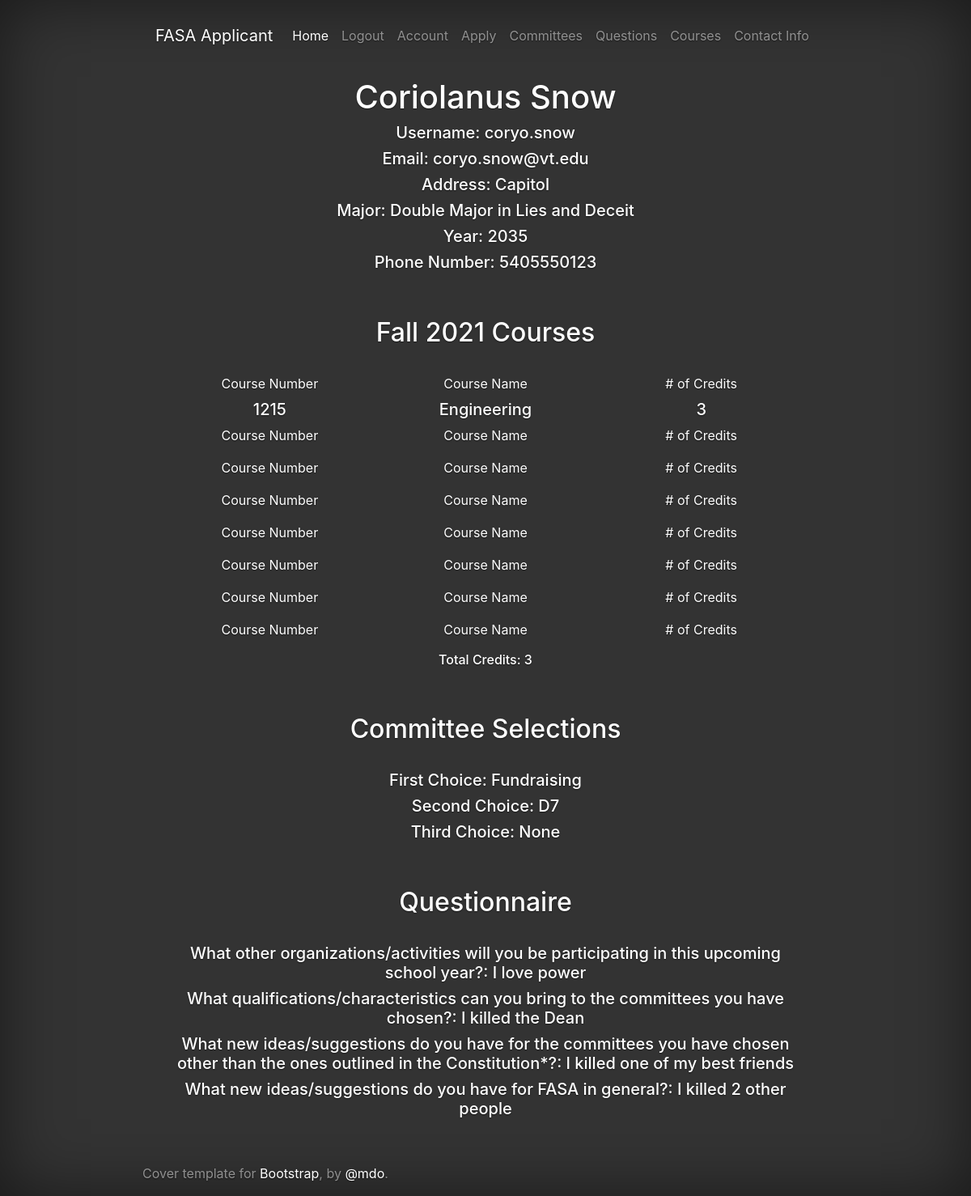
Screenshot of /account (signed in) with the database file from the repository.
### run.py (models this page shows, shortened)
class MainData(main_db.Model):
    id = main_db.Column(main_db.Integer, primary_key = True)
    first_name = main_db.Column(main_db.String(30), unique = False, nullable = False)
    last_name = main_db.Column(main_db.String(30), unique = False, nullable = False)
    username = main_db.Column(main_db.String(30), unique = False, nullable = False)
    email = main_db.Column(main_db.String(120), unique = True, nullable = False)
    address = main_db.Column(main_db.String(200), unique = False, nullable = False)
    major = main_db.Column(main_db.String(100), unique = False, nullable = False)
    year = main_db.Column(main_db.String(30), unique = False, nullable = False)
    phone_number = main_db.Column(db.String(20), unique = False, nullable = False)

class CoursesData(courses_db.Model):
    id = courses_db.Column(courses_db.Integer, primary_key = True)
    email = courses_db.Column(courses_db.String(100), nullable = False, unique = True)
    course_1_number = courses_db.Column(courses_db.String(100), nullable = True, unique = False)
    course_1_name = courses_db.Column(courses_db.String(100), nullable = True, unique = False)
    course_1_credits = courses_db.Column(courses_db.String(100), nullable = True, unique = False)
    course_2_number = courses_db.Column(courses_db.String(100), nullable=True, unique=False)
    course_2_name = courses_db.Column(courses_db.String(100), nullable=True, unique=False)
    course_2_credits = courses_db.Column(courses_db.String(100), nullable=True, unique=False)
    course_3_number = courses_db.Column(courses_db.String(100), nullable=True, unique=False)
    course_3_name = courses_db.Column(courses_db.String(100), nullable=True, unique=False)
    course_3_credits = courses_db.Column(courses_db.String(100), nullable=True, unique=False)
    course_4_number = courses_db.Column(courses_db.String(100), nullable=True, unique=False)
    course_4_name = courses_db.Column(courses_db.String(100), nullable=True, unique=False)
    course_4_credits = courses_db.Column(courses_db.String(100), nullable=True, unique=False)
    course_5_number = courses_db.Column(courses_db.String(100), nullable=True, unique=False)
    course_5_name = courses_db.Column(courses_db.String(100), nullable=True, unique=False)
    course_5_credits = courses_db.Column(courses_db.String(100), nullable=True, unique=False)
    course_6_number = courses_db.Column(courses_db.String(100), nullable=True, unique=False)
    course_6_name = courses_db.Column(courses_db.String(100), nullable=True, unique=False)
    course_6_credits = courses_db.Column(courses_db.String(100), nullable=True, unique=False)
    course_7_number = courses_db.Column(courses_db.String(100), nullable=True, unique=False)
    course_7_name = courses_db.Column(courses_db.String(100), nullable=True, unique=False)
    course_7_credits = courses_db.Column(courses_db.String(100), nullable=True, unique=False)
    course_8_number = courses_db.Column(courses_db.String(100), nullable=True, unique=False)
    course_8_name = courses_db.Column(courses_db.String(100), nullable=True, unique=False)
    course_8_credits = courses_db.Column(courses_db.String(100), nullable=True, unique=False)

class CommitteeData(committee_db.Model):
    id = committee_db.Column(committee_db.Integer, primary_key = True)
    email = committee_db.Column(committee_db.String(100), nullable = False, unique = True)
    first_choice = committee_db.Column(committee_db.String(100))
    second_choice = committee_db.Column(committee_db.String(100))
    third_choice = committee_db.Column(committee_db.String(100))

class QuestionsData(questions_db.Model):
    id = questions_db.Column(questions_db.Integer, primary_key = True)
    email = questions_db.Column(questions_db.String(100), nullable = False, unique = True)
    question_1 = questions_db.Column(questions_db.String(1000), nullable = True, unique = False)
    question_2 = questions_db.Column(questions_db.String(1000), nullable = True, unique = False)
    question_3 = questions_db.Column(questions_db.String(1000), nullable = True, unique = False)
    question_4 = questions_db.Column(questions_db.String(1000), nullable = True, unique = False)

### run.py (the view)
@app.route("/account")
@login_required
def account():
    main_user = MainData.query.filter_by(email = current_user.email).first()
    questions_user = QuestionsData.query.filter_by(email = current_user.email).first()
    courses_user = CoursesData.query.filter_by(email = current_user.email).first()
    committees_user = CommitteeData.query.filter_by(email = current_user.email).first()
    credits = 0
    if ((courses_user is not None) and str(courses_user.course_1_credits) is not str("")):
        credits = credits + int(courses_user.course_1_credits)
    if ((courses_user is not None) and str(courses_user.course_2_credits) is not str("")):
        credits = credits + int(courses_user.course_2_credits)
    if ((courses_user is not None) and str(courses_user.course_3_credits) is not str("")):
        credits = credits + int(courses_user.course_3_credits)
    if ((courses_user is not None) and str(courses_user.course_4_credits) is not str("")):
        credits = credits + int(courses_user.course_4_credits)
    if ((courses_user is not None) and str(courses_user.course_5_credits) is not str("")):
        credits = credits + int(courses_user.course_5_credits)
    if ((courses_user is not None) and str(courses_user.course_6_credits) is not str("")):
        credits = credits + int(courses_user.course_6_credits)
    if ((courses_user is not None) and str(courses_user.course_7_credits) is not str("")):
        credits = credits + int(courses_user.course_7_credits)
    if ((courses_user is not None) and str(courses_user.course_8_credits) is not str("")):
        credits = credits + int(courses_user.course_8_credits)
    return render_template("account.html", main_user = main_user, questions_user = questions_user,
                           courses_user = courses_user, committees_user = committees_user, credits = credits)

### run.py (called while the page is built)
@login_manager.user_loader
def load_user(user_id):
    return User.query.get(int(user_id))

### templates/account.html (shortened to what this page needs)
{% extends "layout.html" %}
{% block content %}
        <center>
            <h1>{{ main_user.first_name }} {{ main_user.last_name }}</h1>
            <h5>Username: {{ main_user.username }}</h5>
            <h5>Email: {{ main_user.email }}</h5>
            <h5>Address: {{ main_user.address }}</h5>
            <h5>Major: {{ main_user.major }}</h5>
            <h5>Year: {{ main_user.year }}</h5>
            <h5>Phone Number: {{ main_user.phone_number }}</h5>
            <br>
            <br>
            <h2>Fall 2021 Courses</h2>
            <br>
            <div class = "row">
                <div class="col-sm">
                    <label for="year">Course Number</label>
                        <h5>{{ courses_user.course_1_number }}</h5>
                </div>
                <div class="col-sm">
                    <label for="year">Course Name</label>
                        <h5>{{ courses_user.course_1_name }}</h5>
                </div>
                <div class="col-sm">
                    <label for="year"># of Credits</label>
                        <h5>{{ courses_user.course_1_credits }}</h5>
                </div>
            </div>
            <div class = "row">
                <div class="col-sm">
                    <label for="year">Course Number</label>
                </div>
                <div class="col-sm">
                    <label for="year">Course Name</label>
                </div>
                <div class="col-sm">
                    <label for="year"># of Credits</label>
                </div>
            </div>
            <div class = "row">
                <div class="col-sm">
                    <label for="year">Course Number</label>
                </div>
                <div class="col-sm">
                    <label for="year">Course Name</label>
                </div>
                <div class="col-sm">
                    <label for="year"># of Credits</label>
                </div>
            </div>
            <div class = "row">
                <div class="col-sm">
                    <label for="year">Course Number</label>
                </div>
                <div class="col-sm">
                    <label for="year">Course Name</label>
                </div>
                <div class="col-sm">
                    <label for="year"># of Credits</label>
                </div>
            </div>
            <div class = "row">
                <div class="col-sm">
                    <label for="year">Course Number</label>
                </div>
                <div class="col-sm">
                    <label for="year">Course Name</label>
                </div>
                <div class="col-sm">
                    <label for="year"># of Credits</label>
                </div>
            </div>
            <div class = "row">
                <div class="col-sm">
                    <label for="year">Course Number</label>
                </div>
                <div class="col-sm">
                    <label for="year">Course Name</label>
                </div>
                <div class="col-sm">
                    <label for="year"># of Credits</label>
                </div>
            </div>
            <div class = "row">
                <div class="col-sm">
                    <label for="year">Course Number</label>
                </div>
                <div class="col-sm">
                    <label for="year">Course Name</label>
                </div>
                <div class="col-sm">
                    <label for="year"># of Credits</label>
                </div>
            </div>
            <div class = "row">
                <div class="col-sm">
                    <label for="year">Course Number</label>
                </div>
                <div class="col-sm">
                    <label for="year">Course Name</label>
                </div>
                <div class="col-sm">
                    <label for="year"># of Credits</label>
                </div>
            </div>
            <h6>Total Credits: {{credits}}</h6>
            <br>
            <br>
            <h2>Committee Selections</h2>
            <br>
            <h5>First Choice: {{ committees_user.first_choice }}</h5>
            <h5>Second Choice: {{ committees_user.second_choice }}</h5>
            <h5>Third Choice: {{ committees_user.third_choice }}</h5>
            <br>
            <br>
            <h2>Questionnaire</h2>
            <br>
            <h5> What other organizations/activities will you be participating in this upcoming school year?: {{ questions_user.question_1 }}</h5>
            <h5> What qualifications/characteristics can you bring to the committees you have chosen?: {{ questions_user.question_2 }}</h5>
            <h5> What new ideas/suggestions do you have for the committees you have chosen other than the ones outlined in the Constitution*?: {{ questions_user.question_3 }}</h5>
            <h5> What new ideas/suggestions do you have for FASA in general?: {{ questions_user.question_4 }}</h5>
            <br>
            <br>
         </center>
{% endblock content %}

### static/main.css (style rules this page uses)
html, body { height: 100%; background-color: #333; }
body { display: -ms-flexbox; display: -webkit-box; display: flex; -ms-flex-pack: center; -webkit-box-pack: center; justify-content: center; color: #fff; text-shadow: 0 .05rem .1rem rgba(0, 0, 0, .5); box-shadow: inset 0 0 5rem rgba(0, 0, 0, .5); }

### rows the page displays
MainData: first_name "Coriolanus", last_name "Snow", username "coryo.snow", email "coryo.snow@vt.edu", address "Capitol", major "Double Major in Lies and Deceit", year "2035", phone_number "5405550123"
CoursesData: course_1_number "1215", course_1_name "Engineering", course_1_credits "3"
CommitteeData: first_choice "Fundraising", second_choice "D7", third_choice "None"
QuestionsData: question_1 "I love power", question_2 "I killed the Dean", question_3 "I killed one of my best friends", question_4 "I killed 2 other people"

### other values shown
{{ credits }} "3"
